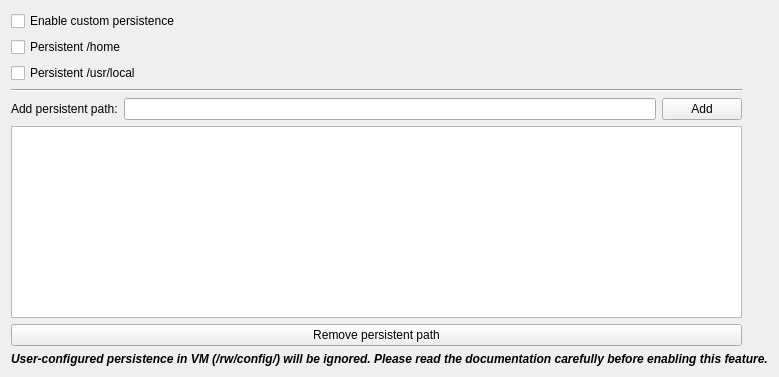
       <widget class="QWidget" name="persistence_tab">
        <property name="enabled">
         <bool>true</bool>
        </property>
        <attribute name="title">
         <string>Persistence</string>
        </attribute>
        <layout class="QGridLayout" name="gridLayout_5">
         <item row="15" column="0" colspan="2">
          <widget class="QLabel" name="label_28">
           <property name="font">
            <font>
             <italic>true</italic>
             <bold>true</bold>
            </font>
           </property>
           <property name="text">
            <string>User-configured persistence in VM (/rw/config/) will be ignored. Please read the documentation carefully before enabling this feature.</string>
           </property>
          </widget>
         </item>
         <item row="13" column="0">
          <widget class="QListWidget" name="persistent_paths_list"/>
         </item>
         <item row="4" column="0">
          <layout class="QHBoxLayout" name="horizontalLayout_11">
           <item>
            <widget class="QLabel" name="label_25">
             <property name="text">
              <string>Add persistent path:</string>
             </property>
            </widget>
           </item>
           <item>
            <widget class="QLineEdit" name="persistent_path_input"/>
           </item>
           <item>
            <widget class="QPushButton" name="add_persistent_path_button">
             <property name="maximumSize">
              <size>
               <width>100</width>
               <height>16777215</height>
              </size>
             </property>
             <property name="text">
              <string>Add</string>
             </property>
             <property name="icon">
              <iconset resource="../resources.qrc">
               <normaloff>:/add.png</normaloff>:/add.png</iconset>
             </property>
             <property name="iconSize">
              <size>
               <width>24</width>
               <height>24</height>
              </size>
             </property>
            </widget>
           </item>
          </layout>
         </item>
         <item row="1" column="0">
          <widget class="Line" name="line_2">
           <property name="orientation">
            <enum>Qt::Horizontal</enum>
           </property>
          </widget>
         </item>
         <item row="0" column="0">
          <layout class="QVBoxLayout" name="verticalLayout_2">
           <item>
            <widget class="QCheckBox" name="persistence_enable_checkbox">
             <property name="text">
              <string>Enable custom persistence</string>
             </property>
            </widget>
           </item>
           <item>
            <widget class="QCheckBox" name="persistent_home_checkbox">
             <property name="text">
              <string>Persistent /home</string>
             </property>
             <property name="checked">
              <bool>false</bool>
             </property>
            </widget>
           </item>
           <item>
            <widget class="QCheckBox" name="persistent_usrlocal_checkbox">
             <property name="text">
              <string>Persistent /usr/local</string>
             </property>
             <property name="checked">
              <bool>false</bool>
             </property>
            </widget>
           </item>
          </layout>
         </item>
         <item row="13" column="1">
          <spacer name="verticalSpacer_5">
           <property name="orientation">
            <enum>Qt::Vertical</enum>
           </property>
           <property name="sizeHint" stdset="0">
            <size>
             <width>20</width>
             <height>40</height>
            </size>
           </property>
          </spacer>
         </item>
         <item row="14" column="0">
          <widget class="QPushButton" name="remove_persistent_path_button">
           <property name="text">
            <string>Remove persistent path</string>
           </property>
           <property name="icon">
            <iconset resource="../resources.qrc">
             <normaloff>:/remove.png</normaloff>:/remove.png</iconset>
           </property>
           <property name="iconSize">
            <size>
             <width>24</width>
             <height>24</height>
            </size>
           </property>
          </widget>
         </item>
        </layout>
       </widget>
